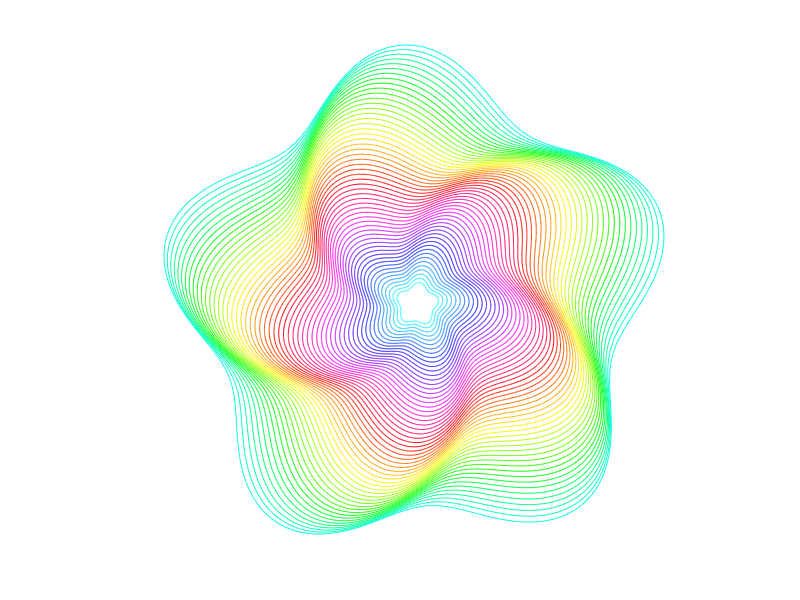

The MATLAB source for this figure:
%polarflower

choice=3;
switch choice
    case 1
        theta=0:0.008:45*2*pi;
        rad=(0.8*theta/(2*pi)+3);
        r = rad.*(8 + sin(theta*6+rad/3));
        [x,y]=pol2cart(theta,r);
        plot(x,y,'color',rand(1,3));
        axis equal on
    case 2
        
        theta=0:0.008:45*2*pi;
        rad = (0.8*theta/(2*pi)+1);
        r = rad.*(8 + sin(theta*7+rad/1.8));
        %rad=(0.8*theta/(2*pi)+3);
        %r = rad.*(8 + sin(theta*6+rad/3));
        [x,y]=pol2cart(theta,r);
        plot(x,y,'color',rand(1,3));
        axis equal off
    case 3
        colmap=1-hsv(61-5);
        for rad=5:60;
            theta=0:0.007:2.001*pi;
            r = rad.*(8 + sin(theta*5+rad/10));
            [x,y]=pol2cart(theta,r);
            plot(x,y,'color',colmap(rad-4,:)),hold on
        end
        axis equal off
    case 4
        colmap=jet(61-5);
        for rad=5:4:60;
            theta=0:0.007:2.001*pi;
            r = rad*8+(16*sin(theta*6+rad*pi/4));
            [x,y]=pol2cart(theta,r);
            plot(x,y,'color',colmap(rad-4,:)),hold on
        end
        axis equal off
    case 5
        colmap=hsv(61-5);
        for rad=5:60;
            theta=0:0.007:2.001*pi;
            r =rad.*(8 + cos(theta*5+rad*pi));
            [x,y]=pol2cart(theta,r);
            plot(x,y,'color',colmap(rad-4,:)),hold on
        end
        axis equal
end
